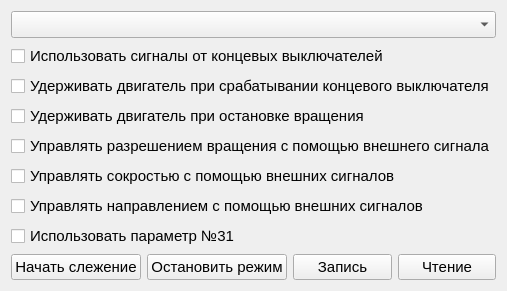
        <widget class="QWidget" name="tab_6">
         <attribute name="title">
          <string>Выбор режима</string>
         </attribute>
         <layout class="QGridLayout" name="gridLayout_11">
          <item row="0" column="0">
           <layout class="QGridLayout" name="gridLayout_12">
            <item row="3" column="0" colspan="2">
             <widget class="QCheckBox" name="StopDrop">
              <property name="sizePolicy">
               <sizepolicy hsizetype="Minimum" vsizetype="Expanding">
                <horstretch>0</horstretch>
                <verstretch>0</verstretch>
               </sizepolicy>
              </property>
              <property name="font">
               <font>
                <pointsize>11</pointsize>
               </font>
              </property>
              <property name="text">
               <string>Удерживать двигатель при остановке вращения</string>
              </property>
             </widget>
            </item>
            <item row="5" column="0" colspan="2">
             <widget class="QCheckBox" name="IntrfVal">
              <property name="sizePolicy">
               <sizepolicy hsizetype="Minimum" vsizetype="Expanding">
                <horstretch>0</horstretch>
                <verstretch>0</verstretch>
               </sizepolicy>
              </property>
              <property name="font">
               <font>
                <pointsize>11</pointsize>
               </font>
              </property>
              <property name="text">
               <string>Управлять сокростью с помощью внешних сигналов</string>
              </property>
             </widget>
            </item>
            <item row="1" column="0" colspan="2">
             <widget class="QCheckBox" name="SkipLim">
              <property name="sizePolicy">
               <sizepolicy hsizetype="Minimum" vsizetype="Expanding">
                <horstretch>0</horstretch>
                <verstretch>0</verstretch>
               </sizepolicy>
              </property>
              <property name="font">
               <font>
                <pointsize>11</pointsize>
               </font>
              </property>
              <property name="text">
               <string>Использовать сигналы от концевых выключателей</string>
              </property>
             </widget>
            </item>
            <item row="4" column="0" colspan="2">
             <widget class="QCheckBox" name="IntrfEN">
              <property name="sizePolicy">
               <sizepolicy hsizetype="Minimum" vsizetype="Expanding">
                <horstretch>0</horstretch>
                <verstretch>0</verstretch>
               </sizepolicy>
              </property>
              <property name="font">
               <font>
                <pointsize>11</pointsize>
               </font>
              </property>
              <property name="text">
               <string>Управлять разрешением вращения с помощью внешнего сигнала</string>
              </property>
             </widget>
            </item>
            <item row="7" column="0" colspan="2">
             <widget class="QCheckBox" name="SrcParam">
              <property name="sizePolicy">
               <sizepolicy hsizetype="Minimum" vsizetype="Expanding">
                <horstretch>0</horstretch>
                <verstretch>0</verstretch>
               </sizepolicy>
              </property>
              <property name="font">
               <font>
                <pointsize>11</pointsize>
               </font>
              </property>
              <property name="text">
               <string>Использовать параметр №31</string>
              </property>
             </widget>
            </item>
            <item row="6" column="0" colspan="2">
             <widget class="QCheckBox" name="IntrfDir">
              <property name="sizePolicy">
               <sizepolicy hsizetype="Minimum" vsizetype="Expanding">
                <horstretch>0</horstretch>
                <verstretch>0</verstretch>
               </sizepolicy>
              </property>
              <property name="font">
               <font>
                <pointsize>11</pointsize>
               </font>
              </property>
              <property name="text">
               <string>Управлять направлением с помощью внешних сигналов</string>
              </property>
             </widget>
            </item>
            <item row="2" column="0" colspan="2">
             <widget class="QCheckBox" name="LimDrop">
              <property name="sizePolicy">
               <sizepolicy hsizetype="Minimum" vsizetype="Expanding">
                <horstretch>0</horstretch>
                <verstretch>0</verstretch>
               </sizepolicy>
              </property>
              <property name="font">
               <font>
                <pointsize>11</pointsize>
               </font>
              </property>
              <property name="text">
               <string>Удерживать двигатель при срабатывании концевого выключателя</string>
              </property>
             </widget>
            </item>
            <item row="0" column="0" colspan="2">
             <widget class="QComboBox" name="comboBox_mode">
              <property name="sizePolicy">
               <sizepolicy hsizetype="Preferred" vsizetype="Expanding">
                <horstretch>0</horstretch>
                <verstretch>0</verstretch>
               </sizepolicy>
              </property>
              <property name="maximumSize">
               <size>
                <width>16777215</width>
                <height>50</height>
               </size>
              </property>
              <property name="font">
               <font>
                <pointsize>12</pointsize>
               </font>
              </property>
             </widget>
            </item>
           </layout>
          </item>
          <item row="1" column="0">
           <layout class="QHBoxLayout" name="horizontalLayout_6">
            <item>
             <widget class="QPushButton" name="start_tracking">
              <property name="sizePolicy">
               <sizepolicy hsizetype="Expanding" vsizetype="Expanding">
                <horstretch>0</horstretch>
                <verstretch>0</verstretch>
               </sizepolicy>
              </property>
              <property name="maximumSize">
               <size>
                <width>800</width>
                <height>40</height>
               </size>
              </property>
              <property name="font">
               <font>
                <pointsize>11</pointsize>
               </font>
              </property>
              <property name="text">
               <string>Начать слежение</string>
              </property>
             </widget>
            </item>
            <item>
             <widget class="QPushButton" name="stop_mode_button">
              <property name="sizePolicy">
               <sizepolicy hsizetype="Expanding" vsizetype="Expanding">
                <horstretch>0</horstretch>
                <verstretch>0</verstretch>
               </sizepolicy>
              </property>
              <property name="maximumSize">
               <size>
                <width>800</width>
                <height>40</height>
               </size>
              </property>
              <property name="font">
               <font>
                <pointsize>11</pointsize>
               </font>
              </property>
              <property name="text">
               <string>Остановить режим</string>
              </property>
             </widget>
            </item>
            <item>
             <widget class="QPushButton" name="write_button_regime">
              <property name="sizePolicy">
               <sizepolicy hsizetype="Expanding" vsizetype="Expanding">
                <horstretch>0</horstretch>
                <verstretch>0</verstretch>
               </sizepolicy>
              </property>
              <property name="maximumSize">
               <size>
                <width>800</width>
                <height>40</height>
               </size>
              </property>
              <property name="font">
               <font>
                <pointsize>11</pointsize>
               </font>
              </property>
              <property name="text">
               <string>Запись</string>
              </property>
             </widget>
            </item>
            <item>
             <widget class="QPushButton" name="read_button_regime">
              <property name="sizePolicy">
               <sizepolicy hsizetype="Expanding" vsizetype="Expanding">
                <horstretch>0</horstretch>
                <verstretch>0</verstretch>
               </sizepolicy>
              </property>
              <property name="maximumSize">
               <size>
                <width>800</width>
                <height>40</height>
               </size>
              </property>
              <property name="font">
               <font>
                <pointsize>11</pointsize>
               </font>
              </property>
              <property name="text">
               <string>Чтение</string>
              </property>
             </widget>
            </item>
           </layout>
          </item>
         </layout>
        </widget>
